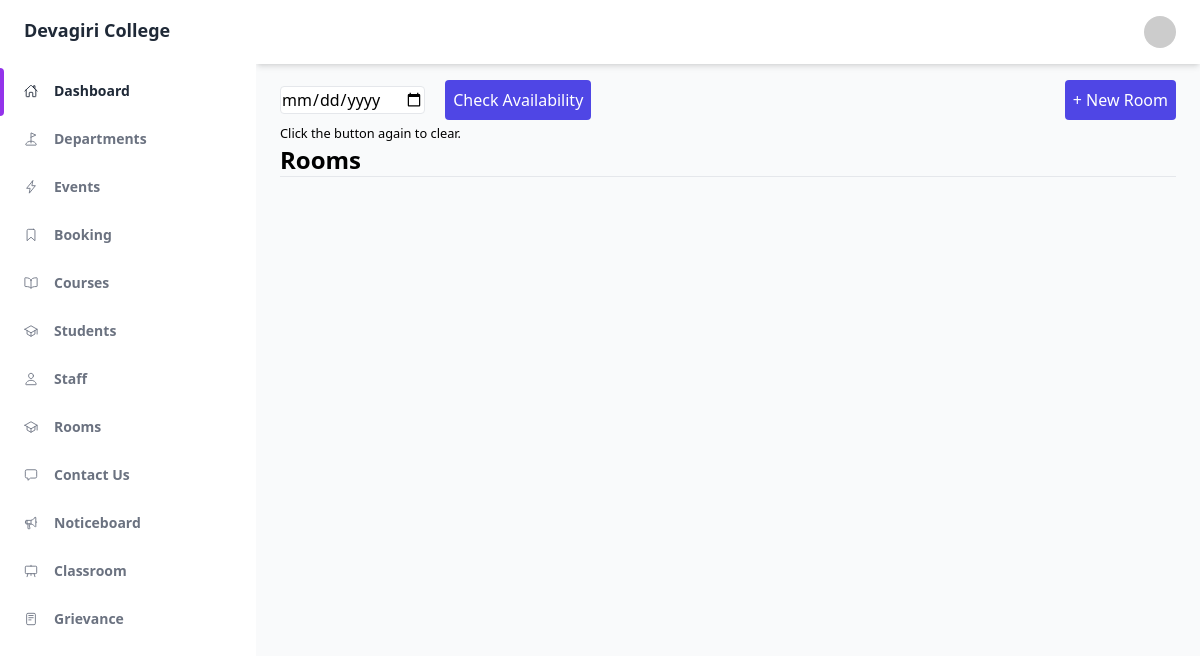
The page /administrator/room/ (signed in) on the database as committed earlier.
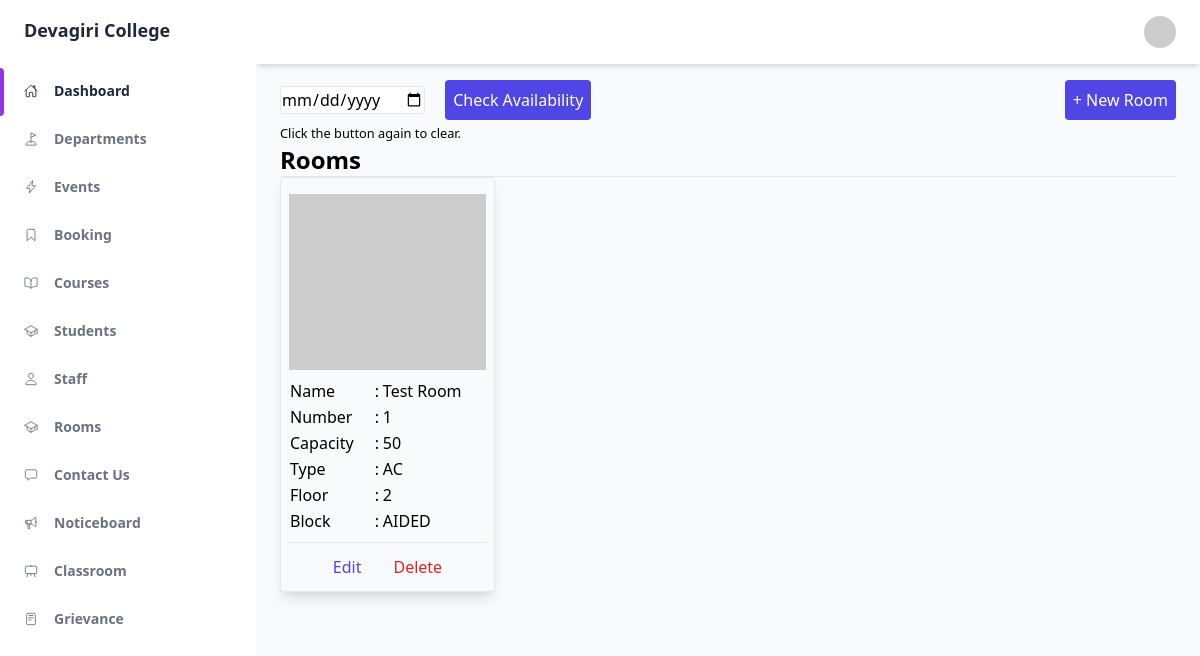
The same page on the database as committed later.
### administrator/models.py (models this page shows, shortened)
class Room(models.Model):
    FLOOR = (
        (1, '1'),
        (2, '2')
    )
    TYPE = (
        ('AC', 'AC'),
        ('NON AC', 'NON AC')
    )
    STATUS = (
        ('AVAILABLE', 'AVAILABLE'),
        ('UNAVAILABLE', 'UNAVAILABLE')
    )
    BLOCK = (
        ('AIDED', 'AIDED'),
        ('SELF', 'SELF')
    )
    id = models.AutoField(primary_key=True)
    room_name = models.CharField(max_length=30, blank=True, null=True, unique=True)
    room_no = models.CharField(max_length=15, blank=True, null=True, unique=True)
    capacity = models.CharField(max_length=15, unique=True)
    type = models.CharField(max_length=10, choices=TYPE, blank=True, null=True)
    status = models.CharField(max_length=25, choices=STATUS, blank=True, null=True)
    floor = models.IntegerField(blank=True, choices=FLOOR)
    block = models.CharField(max_length=10, choices=BLOCK, blank=True, null=True)
    image = models.ImageField(upload_to='room_images', blank=True, null=True)

### administrator/views.py (the view)
# urls.py: path('room/', RoomListView.as_view(), name='room_list'),
class RoomListView(LoginRequiredMixin, UserPassesTestMixin, ListView):
    model = Room
    template_name = "administrator/room/list.html"
    def get_context_data(self):
        context = super().get_context_data()
        context['search'] = self.request.GET.get('q')
        return context
    def get_queryset(self):
        search = self.request.GET.get('q')
        queryset = Room.objects.all()
        if search:
            queryset = queryset.exclude(booking__booked_from=search)
        return queryset
    def test_func(self):
        return self.request.user.admin or self.request.user.staff

### administrator/templates/administrator/room/list.html (shortened to what this page needs)
{% extends 'master.html' %}
{% block content %}
<div class="flex">
    <div class="flex">
        <form method="get">
            <input type="date" name="q" class="border rounded mr-4">
            <button type="submit" class="p-2 bg-indigo-600 rounded text-white">Check Availability</button>
        </form>
    </div>
    {% if user.admin %}
    <a href="{% url 'room_create' %}" class="ml-auto bg-indigo-600 p-2 rounded text-white">
        + New Room
    </a>
    {% endif %}
</div>
<p>
    <small>Click the button again to clear.</small>
</p>
<h1 class="font-bold text-2xl">Rooms</h1>
<hr />
<div class="grid grid-cols-4 gap-3">
    {% for i in object_list %}
    <div class="shadow-lg border rounded p-2 hover:shadow-xl transition">
        <div class="mt-2">
            <div>
                {% if i.image %}
                <img src="{{ i.image.url }}" class="w-full h-44" alt="Image failed to load" />
                {% else %}
                <img src="https://dummyimage.com/200x200.jpg?text=No%20Image" alt="Image failed to load"
                    class="w-full h-44" />
                {% endif %}
            </div>
            <div class="py-2">
                <table class="w-full">
                    <tr>
                        <td>Name</td>
                        <td>:</td>
                        <td>{{ i.room_name }}</td>
                    </tr>
                    <tr>
                        <td>Number</td>
                        <td>:</td>
                        <td>{{ i.room_no }}</td>
                    </tr>
                    <tr>
                        <td>Capacity</td>
                        <td>:</td>
                        <td>{{ i.capacity }}</td>
                    </tr>
                    <tr>
                        <td>Type</td>
                        <td>:</td>
                        <td>{{ i.type }}</td>
                    </tr>
                    <tr>
                        <td>Floor</td>
                        <td>:</td>
                        <td>{{ i.floor }}</td>
                    </tr>
                    <tr>
                        <td>Block</td>
                        <td>:</td>
                        <td>{{ i.block }}</td>
                    </tr>
                </table>
            </div>
        </div>
        {% if user.admin %}
        <hr>
        <div class="mt-2 flex justify-center">
            <a href="{% url 'room_edit' i.id %}"
                class="text-indigo-600 p-1 px-2 mx-2 hover:bg-indigo-600 hover:text-white transition rounded">
                Edit
            </a>
            <a href="{% url 'room_delete' i.id %}"
                class="text-red-600 p-1 px-2 mx-2 hover:bg-red-600 hover:text-white transition rounded">
                Delete
            </a>
        </div>
        {% endif %}
    </div>
    {% endfor %}
</div>
{% endblock content %}

Rows that differ between the two databases and show on the page:
added Room: room_name "Test Room", room_no "1", capacity "50", type "AC", floor "2", block "AIDED"
